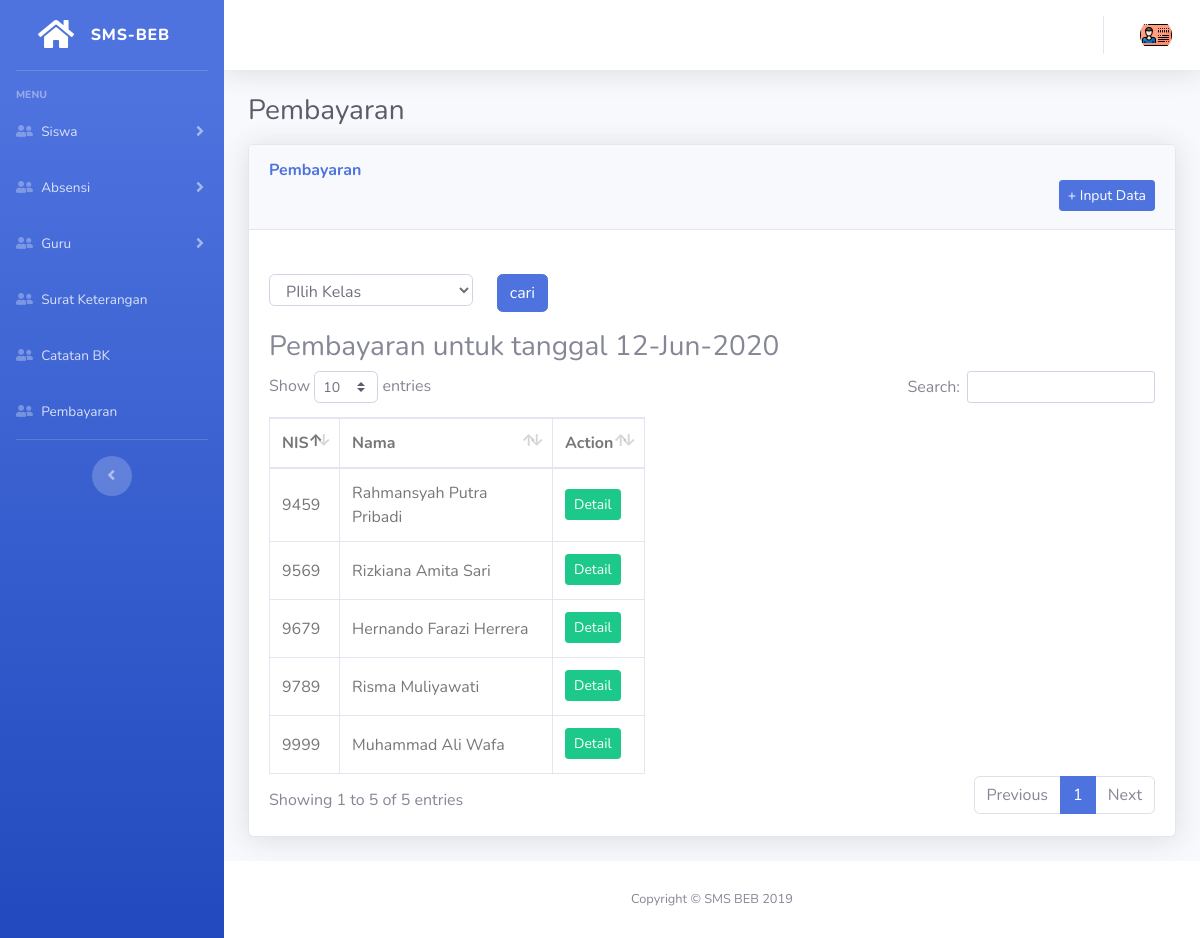
The app's page /index.php/dashboard/pembayaran with its own data.
### tables this page shows
CREATE TABLE `tb_keterangan` (
  `id` int(6) NOT NULL,
  `nis` int(11) NOT NULL,
  `jenis` enum('Ijin','Sakit') NOT NULL,
  `tanggal` timestamp NOT NULL DEFAULT current_timestamp(),
  `foto` varchar(80) NOT NULL
);

CREATE TABLE `tb_siswa` (
  `nis` varchar(11) NOT NULL,
  `nama` varchar(30) NOT NULL,
  `email` varchar(50) NOT NULL,
  `password` varchar(50) NOT NULL,
  `jenis_kelamin` tinyint(1) NOT NULL,
  `id_kelas` varchar(5) NOT NULL,
  `alamat` varchar(100) NOT NULL,
  `tempat_lahir` varchar(50) NOT NULL,
  `tanggal_lahir` date NOT NULL,
  `no_hp` varchar(13) NOT NULL,
  `kode` enum('User') DEFAULT NULL,
  `foto` varchar(100) NOT NULL
);

### application/views/backend/layout/content.php (called while the page is built)
<?php
include str_replace("system", "application/views/backend/content", BASEPATH)."/$content.php";
 ?>

### application/controllers/dashboard/Pembayaran.php (called while the page is built, shortened)
<?php
class Pembayaran extends CI_Controller {
	function __construct()
  	{
		$this->low = "tb_pembayaran";
    }
    public function index(){
		$data['title'] = "Data $this->low";
        $data['content'] = "$this->low/index";
        $where = "";
        $data['kelas'] = $this->db->get("tb_kelas")->result_array();
		$data['list'] = $this->db->query("SELECT tk.*, ts.nama,ts.nis FROM tb_keterangan tk RIGHT JOIN tb_siswa ts ON tk.nis=ts.nis $where")->result_array();
        $this->load->view('backend/index',$data);
    }
}

### index.php (called while the page is built, shortened)
<?php
require_once BASEPATH.'core/CodeIgniter.php';

### application/views/backend/content/tb_pembayaran/index.php (the view, shortened to what this page needs)
<div class="container-fluid">
  <div class="d-sm-flex align-items-center justify-content-between mb-3">
    <span class="h3 mb-0 text-gray-800">Pembayaran</span>
  </div>
  <div class="card shadow mb-4">
    <div class="card-header py-3">
      <h6 class="m-0 font-weight-bold text-primary">
      Pembayaran </h6>
      <a href="<?= base_url().$this->uri->segment(1)."/".$this->uri->segment(2)."/add/" ?>"><button class="btn btn-primary btn-sm float-right">+ Input Data</button></a>
    </div>
    <div class="card-body">
      <form action="" method="POST">
        <div class="row">
          <div class="form-group col-md-3">
            <select name="kelas" id="" class="form-control">
            <option value="">PIlih Kelas</option>
            </select>
          </div>
          <div class="form-group col-md-1">
                <input type="submit" name="cari" value="cari" class="btn btn-primary btn-block">
          </div>
        </div>
      </form>
    <h3>Pembayaran untuk tanggal <?= date("d-M-Y") ?></h3>
    <table class="table table-bordered dataTable" id="dataTable">
       <thead>
          <tr>
              <th>NIS</th>
              <th>Nama</th>
              <th>
                  Action
              </th>
          </tr>
       </thead>
       <tbody>
        <?php
            foreach ($list as $data) {
        ?>
        <tr>
            <td><?= $data["nis"] ?></td>
            <td><?= $data["nama"] ?></td>
            <td>
            <a href="<?= base_url().$this->uri->segment(1)."/".$this->uri->segment(2)."/detail/".$data['nis'] ?>"><button class="btn btn-success btn-sm" type="button">Detail</button></a>
        <span>&nbsp</span>
            </td>
        </tr>
        <?php } ?>
        </tbody>
    </table>
    </div>
  </div>
</div>

### assets/css/custom.css (style rules this page uses)
.btn { margin-bottom: 2px; }
.form-control { height: 32px; }
button { outline: none !important; }
.table-bordered { color: #777; cursor: default; }
.table-bordered td a { float: left; }
.table-bordered th, .table-bordered td { vertical-align: middle !important; }

### records on screen
tb_keterangan: tb_siswa.nis "9459", tb_siswa.nama "Rahmansyah Putra Pribadi"
tb_keterangan: tb_siswa.nis "9569", tb_siswa.nama "Rizkiana Amita Sari"
tb_keterangan: tb_siswa.nis "9679", tb_siswa.nama "Hernando Farazi Herrera"
tb_siswa: nis "9789", nama "Risma Muliyawati"
tb_siswa: nis "9999", nama "Muhammad Ali Wafa"
